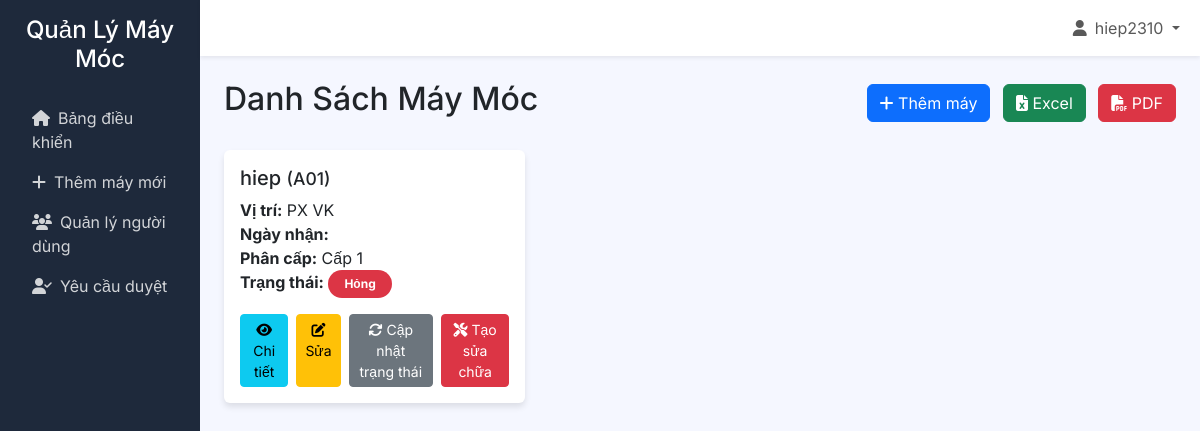
Page /accounts/register/ (signed in) on the earlier database version.
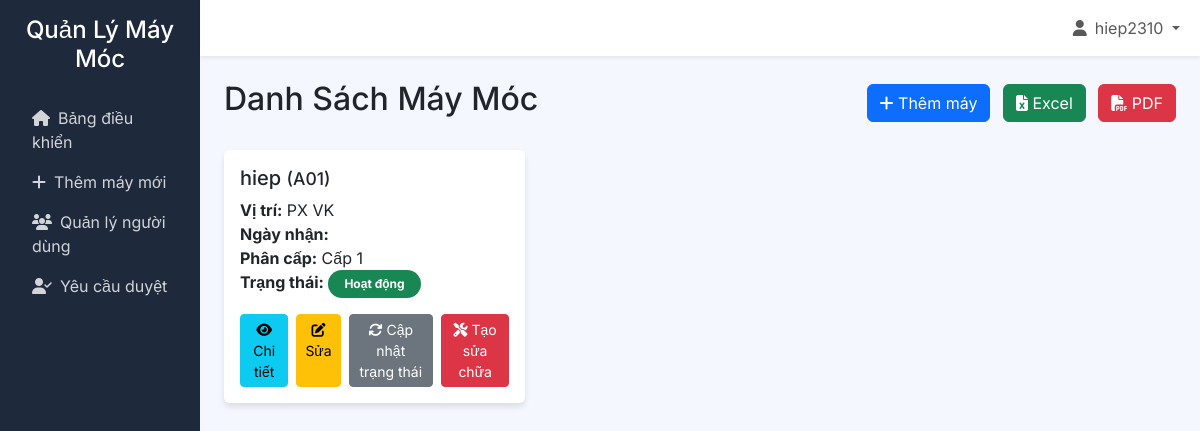
Same page on the later database version.
### core/models.py (models this page shows, shortened)
class Machine(models.Model):
    CLASSIFICATION_LEVEL = [
        (1, _('Cấp 1')),
        (2, _('Cấp 2')),
        (3, _('Cấp 3')),
    ]
    machine_code = models.CharField(max_length=50, unique=True, verbose_name=_("Mã máy"))
    name = models.CharField(max_length=200, verbose_name=_("Tên máy"),default='hiep')
    location = models.CharField(max_length=200, verbose_name=_("Vị trí"))
    classification_level = models.IntegerField(choices=CLASSIFICATION_LEVEL, default=1, verbose_name=_("Phân cấp"))
    STATUS = [
        ('working', _('Hoạt động')),
        ('broken', _('Hỏng')),
        ('maintenance', _('Đang bảo trì/sửa chữa')),
    ]
    status = models.CharField(max_length=20, choices=STATUS, default='working', verbose_name=_("Trạng thái"))
    created_by = models.ForeignKey(User, on_delete=models.SET_NULL, null=True, verbose_name=_("Người tạo"))
    created_at = models.DateTimeField(auto_now_add=True, verbose_name=_("Ngày tạo"))
    class Meta:
        verbose_name = _("Máy móc")
        verbose_name_plural = _("Máy móc")

### core/views.py (the view)
# urls.py: path('', views.dashboard, name='dashboard'),
@login_required
def dashboard(request):
    user_level = request.user.profile.level
    machines = Machine.objects.filter(classification_level__lte=user_level)
    pending_count = User.objects.filter(is_active=False).count() if user_level == 3 else 0
    for machine in machines:
        if machine.status == 'working':
            machine.badge = 'bg-success'
        elif machine.status == 'maintenance':
            machine.badge = 'bg-warning'
        else:
            machine.badge = 'bg-danger'
    return render(request, 'dashboard.html', {'machines': machines, 'pending_count': pending_count})

### core/templates/dashboard.html (shortened to what this page needs)
{% extends "base.html" %}
{% block content %}
<div class="d-flex justify-content-between align-items-center mb-4">
    <h2>Danh Sách Máy Móc</h2>
    <div>
        {% if user.profile.level >= 1 %}
            <a href="{% url 'create_machine' %}" class="btn btn-primary me-2"><i class="fas fa-plus"></i> Thêm máy</a>
        {% endif %}
        {% if user.profile.level == 3 %}
            <a href="{% url 'export_excel' %}" class="btn btn-success me-2"><i class="fas fa-file-excel"></i> Excel</a>
            <a href="{% url 'export_pdf' %}" class="btn btn-danger"><i class="fas fa-file-pdf"></i> PDF</a>
        {% endif %}
    </div>
</div>
<div class="row g-4">
    {% for machine in machines %}
    <div class="col-md-6 col-lg-4">
        <div class="card h-100">
            <div class="card-body">
                <h5 class="card-title">{{ machine.name }} <small>({{ machine.machine_code }})</small></h5>
                <p class="card-text">
                    <strong>Vị trí:</strong> {{ machine.location }}<br>
                    <strong>Ngày nhận:</strong> {{ machine.start_date|date:"d/m/Y H:i" }}<br>
                    <strong>Phân cấp:</strong> Cấp {{ machine.classification_level }}<br>
                    <strong>Trạng thái:</strong>
                    <span class="badge rounded-pill px-3 py-2 {% if machine.status == 'working' %}bg-success{% elif machine.status == 'maintenance' %}bg-warning{% else %}bg-danger{% endif %}">
                        {{ machine.get_status_display }}
                    </span>
                </p>
                <div class="d-flex gap-2">
                    <a href="{% url 'machine_detail' machine.pk %}" class="btn btn-info btn-sm"><i class="fas fa-eye"></i> Chi tiết</a>
                    {% if user.profile.level >= 2 %}
                        <a href="{% url 'update_machine' machine.pk %}" class="btn btn-warning btn-sm"><i class="fas fa-edit"></i> Sửa</a>
                    {% endif %}
                    {% if user.profile.level >= 1 %}
                        <a href="{% url 'update_machine_status' machine.pk %}" class="btn btn-secondary btn-sm"><i class="fas fa-sync"></i> Cập nhật trạng thái</a>
                    {% endif %}
                    {% if user.profile.level >= 1 %}
                        <a href="{% url 'create_repair' %}?machine={{ machine.pk }}" class="btn btn-danger btn-sm"><i class="fas fa-tools"></i> Tạo sửa chữa</a>
                    {% endif %}
                </div>
            </div>
        </div>
    </div>
    {% empty %}
    <div class="col-12 text-center py-5">
        <h4>Chưa có máy móc nào</h4>
    </div>
    {% endfor %}
</div>
{% endblock %}

### core/templates/base.html (shortened to what this page needs)
<!DOCTYPE html>
<html lang="vi">
<head>
    <link href="https://cdn.jsdelivr.net/npm/bootstrap@5.3.3/dist/css/bootstrap.min.css" rel="stylesheet">
    <link href="https://cdnjs.cloudflare.com/ajax/libs/font-awesome/6.5.0/css/all.min.css" rel="stylesheet">
</head>
<body>
    <div class="d-flex">
        <div class="sidebar col-md-3 col-lg-2 p-3">
            <h4 class="text-center mb-4">Quản Lý Máy Móc</h4>
            <ul class="nav flex-column">
                <li class="nav-item"><a class="nav-link" href="{% url 'dashboard' %}"><i class="fas fa-home me-2"></i>Bảng điều khiển</a></li>
                {% if user.profile.level >= 1 %}
                    <li class="nav-item"><a class="nav-link" href="{% url 'create_machine' %}"><i class="fas fa-plus me-2"></i>Thêm máy mới</a></li>
                {% endif %}
                {% if user.profile.level == 3 %}
                    <li class="nav-item"><a class="nav-link" href="{% url 'users_list' %}"><i class="fas fa-users me-2"></i>Quản lý người dùng</a></li>
                    <li class="nav-item"><a class="nav-link" href="{% url 'pending_requests' %}"><i class="fas fa-user-check me-2"></i>Yêu cầu duyệt {% if pending_count %}({{ pending_count }}){% endif %}</a></li>
                {% endif %}
            </ul>
        </div>
        <div class="flex-grow-1">
            <nav class="navbar navbar-expand-lg navbar-light bg-white shadow-sm">
                <div class="container-fluid">
                    <div class="collapse navbar-collapse" id="navbarContent">
                        <ul class="navbar-nav ms-auto">
                            <li class="nav-item dropdown">
                                <a class="nav-link dropdown-toggle" href="#" role="button" data-bs-toggle="dropdown">
                                    <i class="fas fa-user me-2"></i>{{ user.username }}
                                </a>
                            </li>
                        </ul>
                    </div>
                </div>
            </nav>
            <div class="container-fluid p-4">
                {% block content %}{% endblock %}
            </div>
        </div>
    </div>
</body>
</html>

### core/templates/base.html (style rules this page uses)
body { font-family: 'Inter', sans-serif; font-size: 1rem; background-color: #f5f7ff; }
.sidebar { min-height: 100vh; background: #1e293b; color: white; }
.sidebar a { color: rgba(255,255,255,0.8); }
.card { border: none; box-shadow: 0 4px 6px rgba(0,0,0,0.1); }

Differences in the rows shown:
changed Machine "hiep": status "Hỏng" → "Hoạt động"
